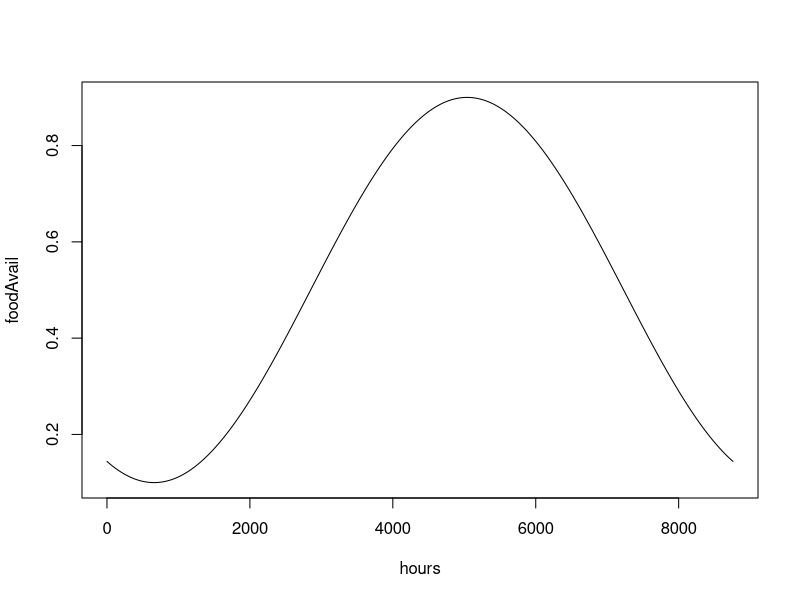
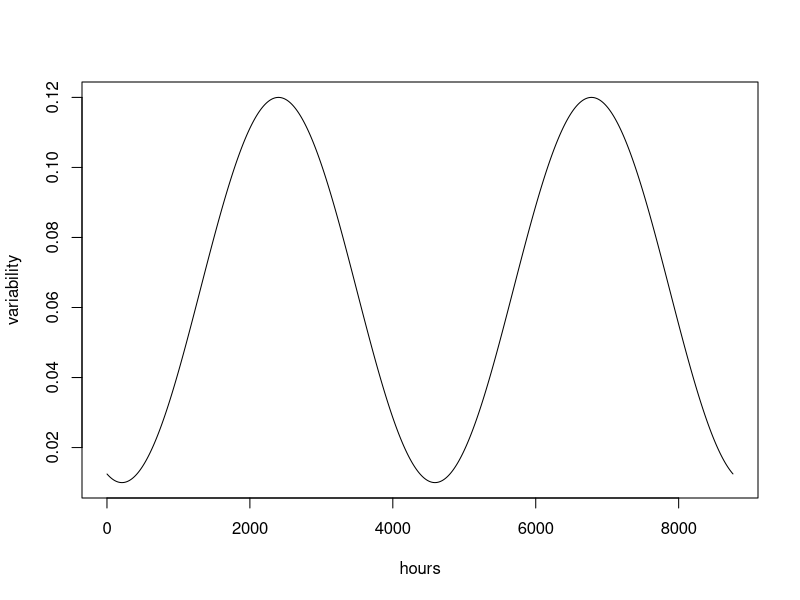
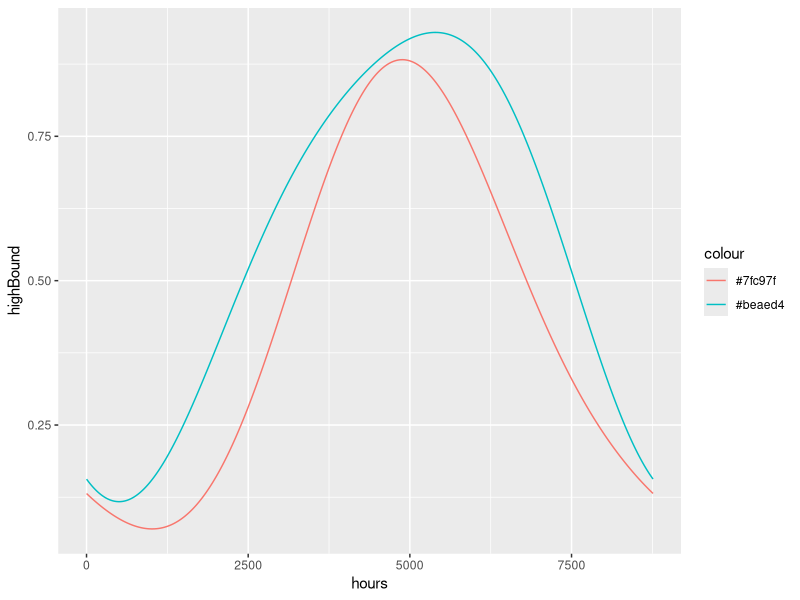

R code for these plots, in order: (Note: this script raises an error after producing the figures.)
## ---- chunk 1

# Code for a simple food availability model based upon the assumptions of higher pelagic food quality
# in the summer. 
## ---- chunk 2
#First we set up some user defined variables. 
min     = 0.1 #minimum food availability value
max     = 0.9 #max 
highDay = 210*24 #Number of days into the year that the max food availability is (226 is aug 15)
august  = 5856 #hours into the year
## ---- chunk 3
#Now we generate the others
scaler    = (max - min)/2 #range divided by two
heightAdj = (max + min)/2 #average value
hours      = 1:(365*24) #Set up a hour vector to loop over
foodAvail = NULL  

#Quick loop to generate the data. 
for (hour in hours){
  foodAvail = c(foodAvail, scaler * cos( (1/(365*24))*2*pi * (hour - highDay)) + heightAdj)
}

plot(hours,foodAvail, type = "l")
## ---- chunk 4
min     = 0.01 #minimum food availability value
max     = 0.12 #max 
highDay = 100*24
scaler    = (max - min)/2 #range divided by two
heightAdj = (max + min)/2 #average value
variability = NULL

#Quick loop to generate the data. 
for (hour in hours){
  variability = c(variability, scaler * cos( (1/(365*24))*4*pi * (hour - highDay)) + heightAdj)
}

plot(hours,variability, type = "l")

avail_var_df = as.data.frame(cbind(foodAvail, variability))
## ---- chunk 5
highBound = NULL
lowBound  = NULL

for (hour in hours){
  highBound = c(highBound, (foodAvail[hour] + variability[hour]))  
  lowBound = c(lowBound, (foodAvail[hour] - variability[hour]))
}

distributionDf = as.data.frame(cbind(hours, highBound, lowBound))

library(ggplot2)

ggplot(distributionDf, aes(hours)) + 
  geom_line(aes(y = highBound, colour = "#beaed4")) + 
  geom_line(aes(y = lowBound, colour = "#7fc97f")) 

## ---- chunk 6
setwd("/Users/Nick/mysisModeling")
#write.csv(distributionDf, "data/FoodAvail_Hour.csv", row.names=FALSE) #The bounded model  
write.csv(avail_var_df, "data/FoodAvail_Hour.csv", row.names=FALSE) #The plain side curve. 
